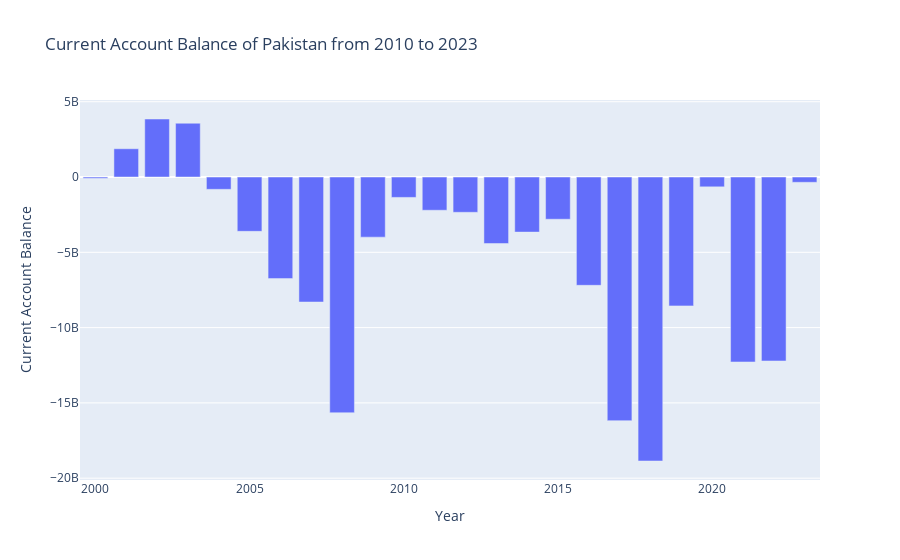

The cell this chart's notebook holds for it:
### Code cell
import plotly.express as px
import matplotlib.pyplot as plt
fig = px.bar(data_pakistan, x='Year', y='Current Account Balance',
             title='Current Account Balance of Pakistan from 2010 to 2023')
# give title

fig.show()

### Figure 1 — Plotly figure (JSON) as saved in the notebook; plotly's stock layout.template omitted (floating-point values rounded to 4 significant figures)
{"data": [{"alignmentgroup": "True", "hovertemplate": "Year=%{x}<br>Current Account Balance=%{y}<extra></extra>", "legendgroup": "", "marker": {"color": "#636efa", "pattern": {"shape": ""}}, "name": "", "offsetgroup": "", "orientation": "v", "showlegend": false, "textposition": "auto", "type": "bar", "x": [2023, 2022, 2021, 2020, 2019, 2018, 2017, 2016, 2015, 2014, 2013, 2012, 2011, 2010, 2009, 2008, 2007, 2006, 2005, 2004, 2003, 2002, 2001, 2000], "xaxis": "x", "y": [-350044000, -12216107000, -12283106000, -650900000.0, -8557928000, -18858987000, -16179621000, -7190898000, -2803000000, -3658000000, -4416000000, -2342000000, -2207000000, -1354000000, -3993430000, -15654500000, -8301000000, -6747000000, -3606200000, -817000000, 3573000000, 3854000000, 1878000000, -85000000], "yaxis": "y"}], "layout": {"barmode": "relative", "legend": {"tracegroupgap": 0}, "title": {"text": "Current Account Balance of Pakistan from 2010 to 2023"}, "xaxis": {"anchor": "y", "domain": [0, 1], "title": {"text": "Year"}}, "yaxis": {"anchor": "x", "domain": [0, 1], "title": {"text": "Current Account Balance"}}}}
